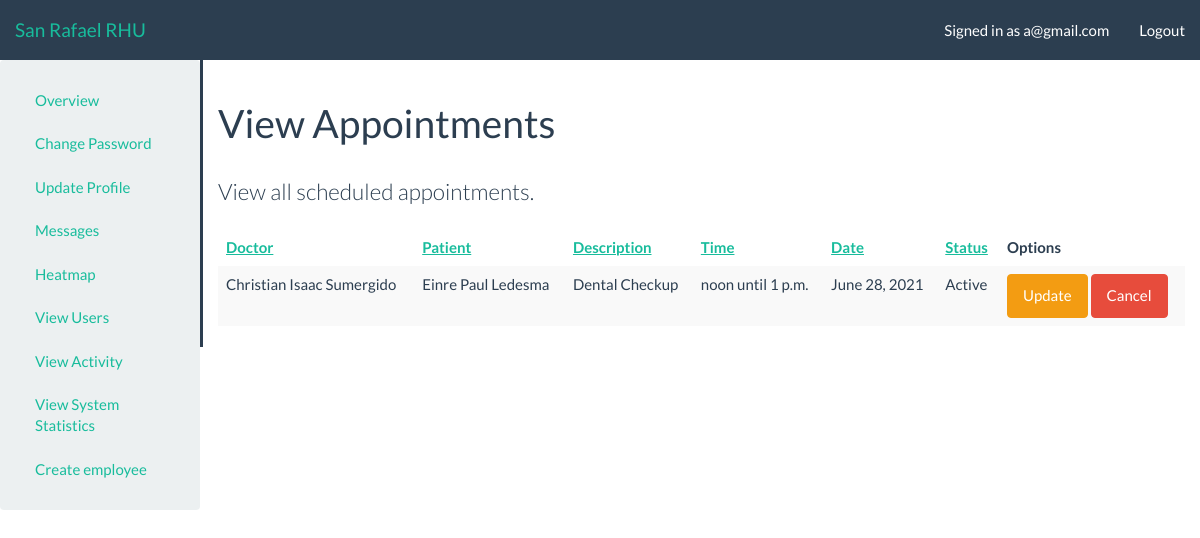
/doctor_profile/appointment/list (signed in), run on an earlier commit of the app's database.
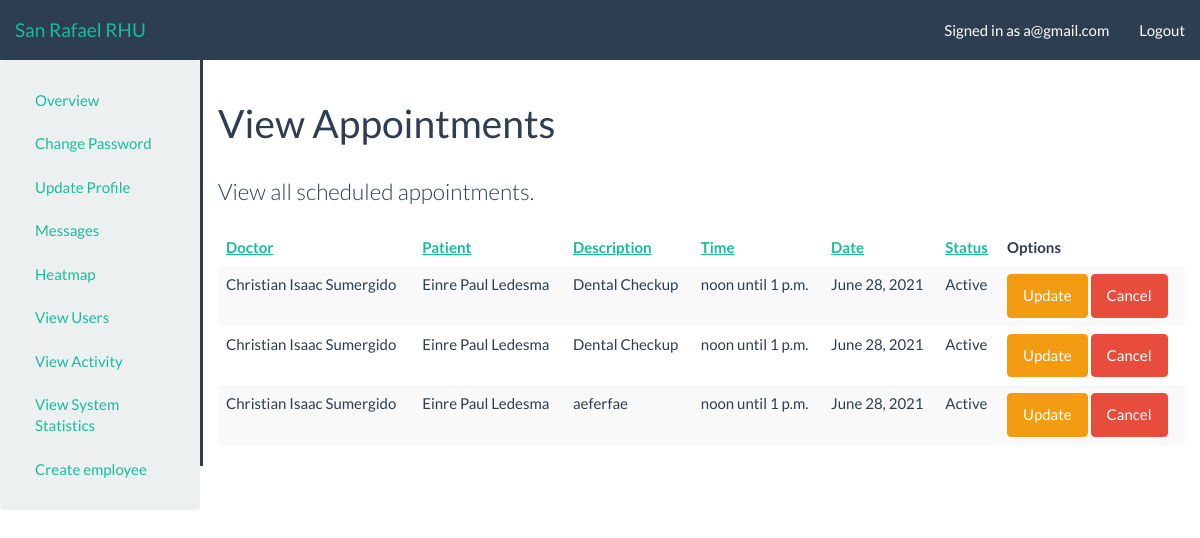
And on a later commit of the database.
### RHU/models.py (models this page shows, shortened)
class Appointment(models.Model):
    doctor = models.ForeignKey(User, related_name='doctors', on_delete=models.CASCADE)
    patient = models.ForeignKey(User, related_name='patients', on_delete=models.CASCADE)
    description = models.CharField(max_length=200)
    active = models.BooleanField(default=False)
    startTime = models.TimeField()
    endTime = models.TimeField()
    date = models.DateField()

class Account(models.Model):
    ACCOUNT_UNKNOWN = 0
    ACCOUNT_PATIENT = 10
    ACCOUNT_DOCTOR = 20
    ACCOUNT_ADMIN = 30
    ACCOUNT_TYPES = (
        (ACCOUNT_UNKNOWN, "Unknown"),
        (ACCOUNT_PATIENT, "Patient"),
        (ACCOUNT_DOCTOR, "Doctor"),
        (ACCOUNT_ADMIN, "Admin"),
    )
    EMPLOYEE_TYPES = (
        (ACCOUNT_DOCTOR, "Doctor"),
        (ACCOUNT_ADMIN, "Admin"),
    )
    role = models.IntegerField(default = 0, choices = ACCOUNT_TYPES)
    profile = models.OneToOneField(Profile, on_delete=models.CASCADE)
    user = models.OneToOneField(User, on_delete=models.CASCADE)
    class Admin:
        list_display = (
            'role',
            'profile',
            'user'
        )

class Profile(models.Model):
    GENDER = (
        ('M', 'Male'),
        ('F', 'Female'),
    )
    firstname = models.CharField(blank=True, max_length=50)
    lastname = models.CharField(blank=True, max_length=50)
    sex = models.CharField(blank=True, max_length=1, choices=GENDER)
    birthday = models.DateField(default=date(1000, 1, 1))
    phone = models.CharField(blank=True, max_length=20)
    created = models.DateTimeField(auto_now_add=True)
    def __str__(self):
        return self.firstname + " " + self.lastname

### RHU/views_appointment.py (the view, shortened to what this page needs)
# urls.py: path('doctor_profile/appointment/list', views_appointment.doctor_list_view, name='appointment/doctorlist'),
def doctor_list_view(request):
    authentication_result = views.authentication_check(request, [Account.ACCOUNT_PATIENT, Account.ACCOUNT_DOCTOR, Account.ACCOUNT_ADMIN])
    if authentication_result is not None: return authentication_result
    template_data = views.parse_session(request)
    if request.user.account.role == Account.ACCOUNT_PATIENT:
        appointments = Appointment.objects.filter(patient=request.user)
    else:
        appointments = Appointment.objects.all()
    template_data['query'] = appointments.order_by('date', 'startTime')
    return render(request, 'Thesis/appointment/doctorlist.html', template_data)

### RHU/views.py (called while the page is built, shortened)
def authentication_check(request, required_roles=None, required_GET=None):
    if not request.user.is_authenticated:
        request.session['alert_danger'] = "You must be logged in to view that page."
        return HttpResponseRedirect('/')
    try:
        request.user.account
    except ObjectDoesNotExist:
        request.session['alert_danger'] = "Your account was not properly created, please try a different account."
        return HttpResponseRedirect('/logout')

def parse_session(request, template_data=None):
    if template_data is None:
        template_data = {}
    if request.session.has_key('alert_successs'):
        template_data['alert_success'] = request.session.get('alert_success')
        del request.session['alert_success']
    if request.session.has_key('alert_danger'):
        template_data['alert_danger'] = request.session.get('alert_danger')
        del request.session['alert_danger']
    return template_data

### templates/Thesis/appointment/doctorlist.html (shortened to what this page needs)
{% extends "doctorbase.html" %}
{% load app_filters %}
{% block body_header %}View Appointments{% endblock %}
{% block body_block %}
    <p class="lead">View all scheduled appointments.</p>
    <table class="table table-striped">
        <thead>
            <th><a href="./?sort=doctor">Doctor</a></th>
            <th><a href="./?sort=patient">Patient</a></th>
            <th><a href="./?sort=description">Description</a></th>
            <th><a href="./?sort=time">Time</a></th>
            <th><a href="./?sort=time">Date</a></th>
            <th><a href="./?sort=status">Status</a></th>
            <th>Options</th>
        </thead>
        {% for appointment in query %}
            <tr>
                <td>{{ appointment.doctor.account.profile }}</td>
                <td>{{ appointment.patient.account.profile }}</td>
                <td>{{ appointment.description }}</td>
                <td>{{ appointment.startTime }} until {{ appointment.endTime }}</td>
                <td>{{ appointment.date }}</td>
                <td>{% if appointment.active %}Active{% else %}Pending{% endif %}</td>
                <td>
                    {% if appointment.active %}
                        <a class="btn btn-warning" href="/appointment/patientupdate/?pk={{ appointment.pk }}" role="button">Update</a>
                        {% if not user.account.role == 20 %}
                            <a class="btn btn-danger" href="/appointment/patientcancel/?pk={{ appointment.pk }}" role="button">Cancel</a>
                        {% endif %}
                    {% endif %}
                </td>
            </tr>
        {% endfor %}
    </table>
{% endblock %}

### templates/doctorbase.html (shortened to what this page needs)
<!DOCTYPE html>
{% load app_filters %}
{% load static %}
<html>
<head lang="en">
	<link rel='icon' type='image/x-icon' href="{% static 'images/San Rafael.png' %}">    <link rel="stylesheet" type="text/css" href="{% static 'css/flatly-bootstrap.min.css' %}"/>
    <link rel="stylesheet" type="text/css" href="{% static 'css/bootstrap-datetimepicker.min.css' %}"/>
    <link rel="stylesheet" type="text/css" href="{% static 'css/dashboard.css' %}"/>
</head>
<body>
    <nav class="navbar navbar-default navbar-static-top">
        <div class="container-fluid">
            <div class="navbar-header">
                <a class="navbar-brand" href="/">San Rafael RHU</a>
            </div>
            <div id="navbar" class="navbar-collapse collapse">
                <ul class="nav navbar-nav navbar-right">
                    <li>
                        <a {% if user.is_authenticated %}href="/doctor_profile/">Signed in as {{ user.username }}{% else %}>Not signed in{% endif %}</a>
                    </li>
                    <li>
                        {% block nav_button %}<a href="/logout/">Logout</a>{% endblock %}
                    </li>
                </ul>
            </div>
        </div>
    </nav>
    <div class="container-fluid">
        <div class="row">
            {% if user.is_authenticated %}
                <div class="well col-sm-3 col-md-2">
                        <ul class="nav nav-pills nav-stacked">
                            {% if user.account.role >= 0 %}
                                <li class="{% block sidebar_profile %}{% endblock %}"><a href="/doctor_profile/">Overview</a></li>
                                <li class="{% block sidebar_profile_password %}{% endblock %}"><a href="/doctor_profile/password/">Change Password</a></li>
                                <li class="{% block sidebar_profile_update %}{% endblock %}"><a href="/doctor_profile/update/">Update Profile</a></li>
                                <li class="{% block sidebar_message %}{% endblock %}"><a href="/doctor_profile/message/list/">Messages</a></li>
                                <li class="{% block sidebar_heatmap %}{% endblock %}"><a href="/doctor_profile/heatmap">Heatmap</a></li>
                            {% endif %}
                            {% if user.account.role == 30 %}
                                <li class="{% block sidebar_admin_users %}{% endblock %}"><a href="/admin/users/">View Users</a></li>
                                <li class="{% block sidebar_admin_activity %}{% endblock %}"><a href="/admin/activity/">View Activity</a></li>
                                <li class="{% block sidebar_admin_statistic %}{% endblock %}"><a href="/admin/stats/">View System Statistics</a></li>
                                <li class="{% block sidebar_admin_createemployee %}{% endblock %}"><a href="/admin/createemployee/">Create employee</a></li>
                            {% endif %}
                        </ul>
                </div>
                <div class="col-sm-9 col-md-10 main">
            {% else %}
                <div class="well well-sm col-sm-offset-3 col-sm-6">
            {% endif %}
                <h1 class="page-header">{% block body_header %}{% endblock %}</h1>
                {% block body_block %}{% endblock %}
            </div>
        </div>
    </div>
</body>
</html>

What changed in the data, as far as the page shows it:
added Appointment: doctor.account.profile "Christian Isaac Sumergido", patient.account.profile "Einre Paul Ledesma", description "Dental Checkup", startTime "noon", endTime "1 p.m.", date "June 28, 2021", active "Active"
added Appointment: doctor.account.profile "Christian Isaac Sumergido", patient.account.profile "Einre Paul Ledesma", description "aeferfae", startTime "noon", endTime "1 p.m.", date "June 28, 2021", active "Active"
